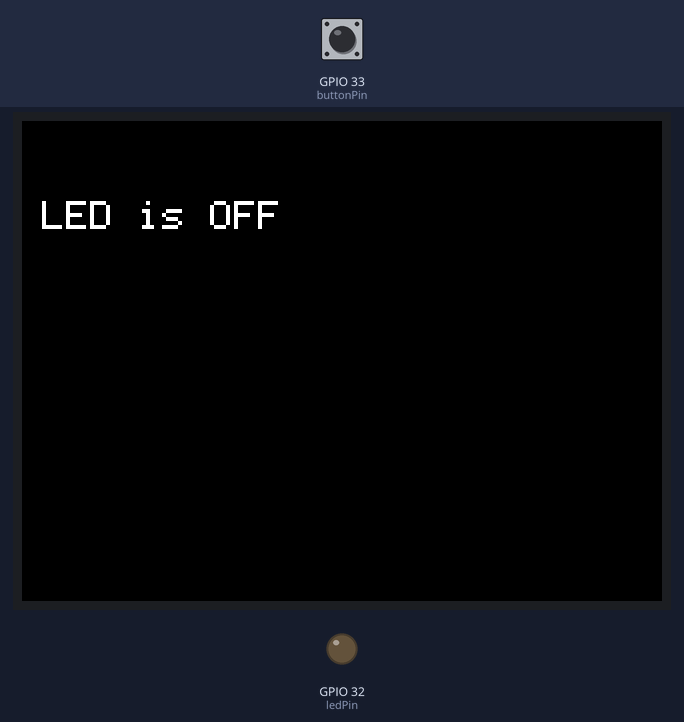
The sketch below on a simulated ESP32. Shown: 320×240 colour display, output pins drawn as LEDs (lit = HIGH). The inputs (shaded band) are chosen by the test bench; at power-on: GPIO 33 (buttonPin) HIGH. What the sketch prints to the serial monitor is not drawn.

Above: at 3.4 s.
Timing chart, 0 to 4.9 s (numbered marks = the images above):
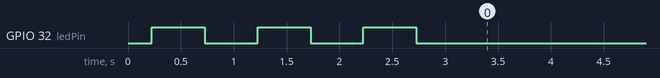

The sketch:

button.ino.ino
```cpp
#include <TFT_eSPI.h>
#include <SPI.h>

TFT_eSPI tft = TFT_eSPI();

const int ledPin = 32;
const int buttonPin = 33;

bool led_state = false;
bool lastButtonState = HIGH;
unsigned long lastDebounceTime = 0;
const unsigned long debounceDelay = 50;

void setup() {
  tft.init();
  tft.setRotation(1);
  tft.fillScreen(TFT_RED);
  Serial.begin(115200);

  pinMode(ledPin, OUTPUT);
  pinMode(buttonPin, INPUT_PULLUP);


  for (int i = 0; i < 3; i++) {
    digitalWrite(ledPin, HIGH);
    delay(500);
    digitalWrite(ledPin, LOW);
    delay(500);
  }

  Serial.println("Ready");
  updateDisplay();
}

void updateDisplay() {
  if (led_state) {
    tft.fillScreen(TFT_RED);
    tft.setCursor(10, 40);
    tft.setTextColor(TFT_BLACK, TFT_RED);
    tft.setTextSize(2);
    tft.println("LED is ON");
  } else {
    tft.fillScreen(TFT_BLACK);
    tft.setCursor(10, 40);
    tft.setTextColor(TFT_WHITE, TFT_BLACK);
    tft.setTextSize(2);
    tft.println("LED is OFF");
  }
}

void loop() {
  int reading = digitalRead(buttonPin);


  if (reading != lastButtonState) {
    lastDebounceTime = millis();
  }

  if ((millis() - lastDebounceTime) > debounceDelay) {

    if (reading == LOW && lastButtonState == HIGH) {
      led_state = !led_state;
      digitalWrite(ledPin, led_state ? HIGH : LOW);
      updateDisplay();
    }
  }

  lastButtonState = reading;
}
```
